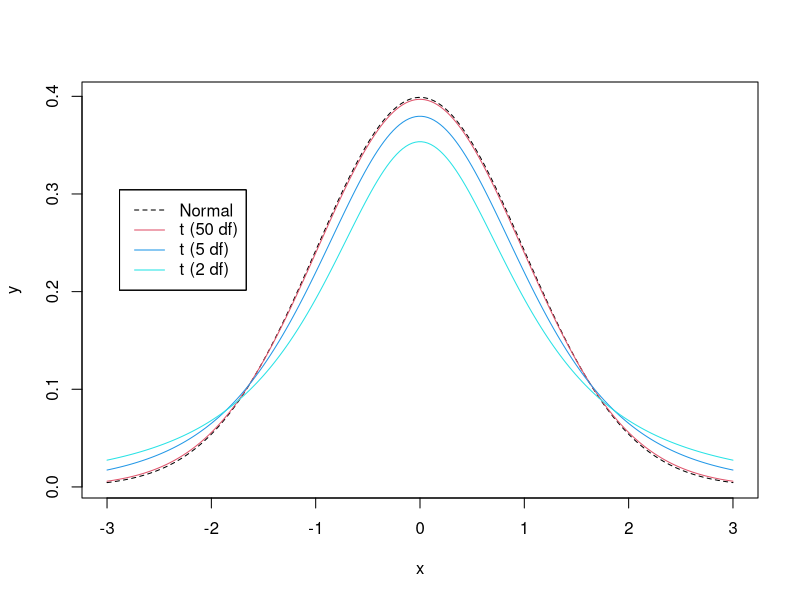

The R script that drew this image: (Note: this script raises an error after producing the figure.)
## ----echo=FALSE----------------------------------------------------------
require(Hmisc)
knitrSet('htest')

## ----tpdfs,w=5,h=3.75,cap='Comparison of probability densities for $t_2$, $t_5$, $t_{50}$, and normal distributions',scap='$t$ distribution for varying d.f.'----
x <- seq(-3, 3, length=200)   # Fig. (*\ref{fig:htest-tpdfs}*)
w <- list(Normal     = list(x=x, y=dnorm(x)),
          't (50 df)'= list(x=x, y=dt(x, 50)),
          't (5 df)' = list(x=x, y=dt(x, 5)),
          't (2 df)' = list(x=x, y=dt(x,2)))
require(Hmisc)
labcurve(w, pl=TRUE, keys='lines', col=c(1,2,4,5), lty=c(2,1,1,1),
         xlab=expression(x), ylab='')

## ----tone----------------------------------------------------------------
xbar  <- 181.52
s     <- 40
n     <- 100
mu0   <- 190
tstat <- (xbar - mu0) / (s / sqrt(n))
pval  <- 2 * (1 - pt(abs(tstat), n - 1))
c(tstat=tstat, pval=pval)

## ----powerone------------------------------------------------------------
sigma <- 1
mu    <- 2.5
mu0   <- 3
n     <- 10.51 * (1 / (mu - mu0)) ^ 2
# General formula for approximate power of 1-sample t-test
# Approximate because it uses the normal distribution throughout,
# not the t distribution
alpha <- 0.05
power <- 0.9
delta <- mu - mu0
za    <- qnorm(1 - alpha / 2)
zb    <- qnorm(power)
n     <- ((za + zb) * sigma / delta) ^ 2
c(alpha=alpha, power=power, delta=delta, za=za, zb=zb, n=n)

## ----pwrpacktone---------------------------------------------------------
# Make sure pwr package is installed
require(pwr)
pwr.t.test(d = delta / sigma, power = 0.9, sig.level = 0.05, type='one.sample')

## ----precmean------------------------------------------------------------
sigma <- 10
delta <- 1
3.84 * (sigma / delta) ^ 2

## ----zprop---------------------------------------------------------------
p  <- 0.8
p0 <- 0.5
n  <- 10
z  <- (p - p0) / sqrt(p0 * (1 - p0) / n)
c(z=z, Pvalue=2 * pnorm(-abs(z)))

## ----exactprob-----------------------------------------------------------
# Pr(X >= 8) = 1 - Pr(X < 8) = 1 - Pr(X <= 7)
pbinom(2, 10, 0.5) + 1 - pbinom(7, 10, 0.5)
# Also compute as the probability of getting 0, 1, 2, 8, 9, 10 heads
sum(dbinom(c(0, 1, 2, 8, 9, 10), 10, 0.5))

## ----nmoep---------------------------------------------------------------
delta <- 0.1
n <- 0.25 * (qnorm(0.975) / delta) ^ 2
n

## ----ptwins--------------------------------------------------------------
xbar  <- -5
se    <- 2
n     <- 41
mu0   <- 0
tstat <- (xbar - mu0) /se
pval  <- 2 * (1 - pt(abs(tstat), n - 1))
c(tstat=tstat, Pvalue=pval)

## ----ptwot---------------------------------------------------------------
n1    <- 8;         n2 <- 21
xbar1 <- 132.86; xbar2 <- 127.44
s1    <- 15.34;     s2 <- 18.23
s     <- sqrt(((n1 - 1) * s1 ^ 2 + (n2 - 1) * s2 ^ 2) / (n1 + n2 - 2))
se    <- s * sqrt(1 / n1 + 1 / n2)
tstat <- (xbar1 - xbar2) / se
pval  <- 2 * (pt(- abs(tstat), n1 + n2 - 2))
c(s=s, se=se, tstat=tstat, Pvalue=pval)

## ----tuneqpow------------------------------------------------------------
delta <- 5
require(pwr)
pwr.t2n.test(n1=100, n2=100, d=delta / s, sig.level = 0.05)

## ----ssizet--------------------------------------------------------------
pwr.t.test(d = delta / s, sig.level = 0.05, power = 0.8)

## ----powtuneqn-----------------------------------------------------------
pwr.t2n.test(n1 = 129, n2 = 259, d = delta / s, sig.level = 0.05)

## ----smmoe,cap='Multiplicative margin of error in estimating $\\sigma$ as a function of sample size, with 0.95 confidence',scap='Margin of error in estimating $\\sigma$'----
n    <- 10:300
low  <- sqrt((n - 1) / qchisq(.975, n - 1))
hi   <- sqrt((n - 1) / qchisq(.025, n - 1))
m    <- pmax(1 / low, hi)
ggplot(data.frame(n, m), aes(x=n, y=m)) + geom_line() +
  ylab('MMOE for s')
nmin <- min(n[m <= 1.2])

## ----sleepa,w=5,h=3,cap='Data for two-sample RCT.  Measurements are differences from a control period while subjects were on placebo.  Control period data were not used in the analysis except for normalization.  Diamonds depict means.',scap='Two-sample parallel group RCT'----
require(ggplot2)   # Fig (*\ref{fig:htest-sleepa}*)
sleep <- data.frame(drug=c(rep('Drug 1', 10), rep('Drug 2', 10)),
                    extra=c(.7, -1.6, -.2, -1.2, -.1, 3.4, 3.7, .8, 0, 2,
                      1.9, .8, 1.1, .1, -.1, 4.4, 5.5, 1.6, 4.6, 3.4))
ggplot(sleep, aes(x=drug, y=extra, group=drug)) +
  geom_boxplot(col='lightyellow1', alpha=.3, width=.3) + 
  geom_dotplot(binaxis='y', stackdir='center', position='dodge') +
  stat_summary(fun.y=mean, geom="point", col='red', shape=5, size=3) +
  xlab('') + ylab('Extra Hours of Sleep') + coord_flip() 

## ------------------------------------------------------------------------
t.test(extra ~ drug, data=sleep)

## ----tplot,w=5,h=3,cap='Raw data and box plots for paired data and their paired differences, with lines connecting points from the same subject.  Diamonds depict means.',scap='Data and box plots for paired data'----
drug1 <- c(.7, -1.6, -.2, -1.2, -.1, 3.4, 3.7, .8, 0, 2)
drug2 <- c(1.9, .8, 1.1, .1, -.1, 4.4, 5.5, 1.6, 4.6, 3.4)
d <- data.frame(Drug=c(rep('Drug 1', 10), rep('Drug 2', 10),
                  rep('Difference', 10)),
                extra=c(drug1, drug2, drug2 - drug1))

ggplot(d, aes(x=Drug, y=extra)) +   # Fig. (*\ref{fig:htest-tplot}*)
  geom_boxplot(col='lightyellow1', alpha=.3, width=.5) + 
  geom_dotplot(binaxis='y', stackdir='center', position='dodge') +
  stat_summary(fun.y=mean, geom="point", col='red', shape=18, size=5) +
  geom_segment(aes(x='Drug 1', xend='Drug 2', y=drug1, yend=drug2),
               col=gray(.8)) +
  geom_segment(aes(x='Drug 1', xend='Difference', y=drug1, yend=drug2 - drug1),
               col=gray(.8)) +
  xlab('') + ylab('Extra Hours of Sleep') + coord_flip() 

## ----pairedt-------------------------------------------------------------
with(d, t.test(drug1, drug2, paired=TRUE))

## ----xover---------------------------------------------------------------
drug1 <- c(87, 64, 78, 68, 79, 114, 117, 88, 80, 100)/10
drug2 <- c(99, 88, 91, 81, 79, 124, 135, 96, 126, 114)/10
t.test(drug1, drug2, paired=TRUE)

## ----xovercarry----------------------------------------------------------
# Unpaired t-test
t.test((drug2 - drug1)[1:5], (drug2 - drug1)[6:10], var.equal=TRUE)
